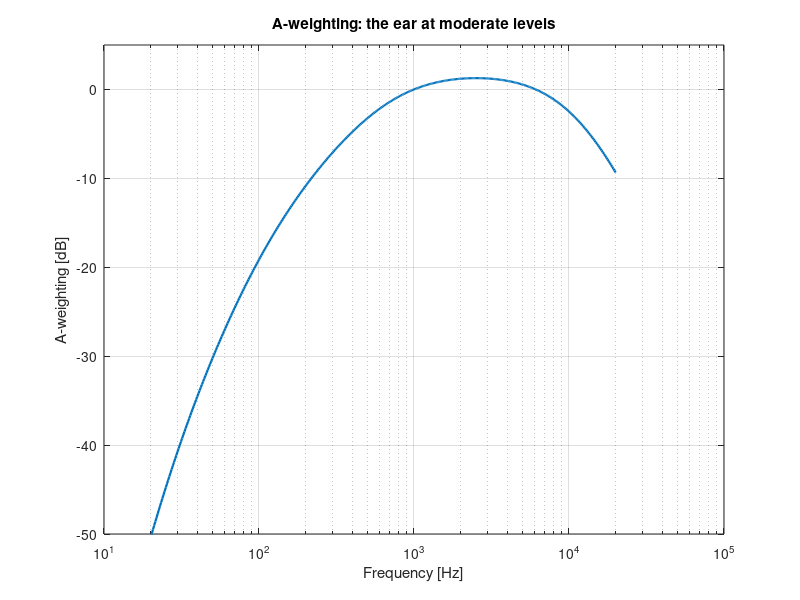

The MATLAB source for this figure:
%% Lecture 3 - Decibels, levels, frequency analysis and measurements
% 34840 Fundamentals of Acoustics and Noise Control | 15 September 2026
%
% Worked learning document for Problems 3 (34840_Problems3.pdf), checked
% against the official 34840_Solutions03.pdf. Each section states the
% formula first, then computes it in one plain line. Lines without a
% semicolon print their result; the official answer is in the comment.
% Run from the top once, then use Run Section. No toolboxes needed.
%
% The Matlab sound-level-meter exercise (Problem 6) uses the wav files in
% the course zip; see the Week 3 note for its check values.

%% Constants
% Reference RMS pressure for SPL in air.
p_ref = 20e-6;          % [Pa]

%% Problem 1.1 - SPL of a pure tone with amplitude 0.02 Pa
% A sinusoid's RMS value is its amplitude divided by sqrt(2):
%
% $$p_{rms} = \frac{\hat p}{\sqrt 2}$$
p_hat = 0.02;                           % amplitude [Pa]
p_rms1 = p_hat/sqrt(2)                  % 0.0141 Pa
%
% $$L_p = 20\log_{10}\frac{p_{rms}}{p_{ref}}$$
Lp1 = 20*log10(p_rms1/p_ref)            % official: 57.0 dB

%% Problem 1.2 - Add a second tone 100 Hz higher, same amplitude
% Different frequencies: the cross term averages to zero, so the mean
% squares add:
%
% $$p_{rms,tot}^2 = p_{rms,1}^2 + p_{rms,2}^2$$
p_rms_tot = sqrt(p_rms1^2 + p_rms1^2)   % 0.0200 Pa
Lp12 = 20*log10(p_rms_tot/p_ref)        % official: 60.0 dB

%% Problem 2.1 - Two loudspeakers, each 90 dB, received in phase
% Same frequency and phase: the pressures add, so the pressure doubles.
%
% $$L_{tot} = L_1 + 20\log_{10}2$$
L_one = 90;                             % one loudspeaker [dB]
L21 = L_one + 20*log10(2)               % official: 96 dB

%% Problem 2.2 - 120 degree phase lag in one channel
% Add the complex amplitudes. Relative to one loudspeaker:
%
% $$\frac{|p_{tot}|}{|p|} = |1 + e^{-j\varphi}|$$
phi = 120*pi/180;                       % phase lag [rad]
gain22 = abs(1 + exp(-1j*phi))          % = 1
%
% $$L_{tot} = L_1 + 20\log_{10}|1+e^{-j\varphi}|$$
L22 = L_one + 20*log10(gain22)          % official: 90 dB

%% Problem 2.2 - The same rule for other phase lags
% $$\Delta L = 10\log_{10}(2 + 2\cos\varphi)$$
phi_deg = [0 60 90 120 150];
dL_phase = 10*log10(2 + 2*cosd(phi_deg))   % +6.02 +4.77 +3.01 0 -5.72 dB
% 180 degrees gives -Inf: complete cancellation.

%% Problem 2.3 - The two loudspeakers play different tones
% Uncorrelated: add mean squares.
%
% $$L_{tot} = 10\log_{10}\left(10^{L_1/10} + 10^{L_2/10}\right)$$
L23 = 10*log10(10^(L_one/10) + 10^(L_one/10))   % official: 93 dB

%% Problem 3 - Engine with period 1.3 ms in octave bands
% $$f_0 = \frac{1}{T}$$
T_period = 1.3e-3;                      % [s]
f0 = 1/T_period                         % 769 Hz
%
% Fundamental plus six overtones = harmonics 1 to 7:
%
% $$f_n = n f_0$$
f_harm = (1:7)*f0                       % 769 1538 2308 3077 3846 4615 5385 Hz
%
% Octave band limits:
%
% $$f_l = f_c/\sqrt 2, \quad f_u = \sqrt 2 f_c$$
fc_oct = [1000 2000 4000];
f_lower = fc_oct/sqrt(2)                % 707 1414 2828 Hz
f_upper = fc_oct*sqrt(2)                % 1414 2828 5657 Hz
%
% Harmonic 1 is in the 1 kHz band, harmonics 2-3 in the 2 kHz band and
% harmonics 4-7 in the 4 kHz band. Count them:
N_in_band = [sum(f_harm >= f_lower(1) & f_harm < f_upper(1)), ...
             sum(f_harm >= f_lower(2) & f_harm < f_upper(2)), ...
             sum(f_harm >= f_lower(3) & f_harm < f_upper(3))]   % 1 2 4
%
% N equal uncorrelated components of 60 dB:
%
% $$L_{band} = 60 + 10\log_{10}N$$
L_band = 60 + 10*log10(N_in_band)       % official: 60 63 66 dB
%
% Parseval check: the bands add back to the total of 7 components.
% $$L_{tot} = 10\log_{10}\sum 10^{L_{band}/10}$$
L_total3 = 10*log10(sum(10.^(L_band/10)))   % 68.45 dB = 60 + 10 log10(7)

%% Problem 4 - Bandwidth of a 1/12-octave filter at 1 kHz
% $$f_l = f_c\,2^{-1/(2n)}, \quad f_u = f_c\,2^{1/(2n)}$$
fc4 = 1000;                             % [Hz]
n4 = 12;                                % 1/n octave
f_l4 = fc4*2^(-1/(2*n4))                % 971.5 Hz
f_u4 = fc4*2^(1/(2*n4))                 % 1029.3 Hz
%
% $$\Delta f = f_u - f_l$$
bandwidth4 = f_u4 - f_l4                % official: 57.8 Hz

%% Problem 5 - Machine B from the A+B measurement
% Uncorrelated: subtract mean squares.
%
% $$L_B = 10\log_{10}\left(10^{L_{A+B}/10} - 10^{L_A/10}\right)$$
L_A5 = 75;                              % machine A alone [dB]
L_AB5 = 80;                             % both machines [dB]
L_B5 = 10*log10(10^(L_AB5/10) - 10^(L_A5/10))   % official: 78.3 dB
%
% The same thing as a background correction for Delta L = 5 dB:
%
% $$C = -10\log_{10}\left(1 - 10^{-\Delta L/10}\right)$$
corr5 = -10*log10(1 - 10^(-(L_AB5 - L_A5)/10))  % 1.65 dB to subtract

%% Lecture example - Background correction table
% Correction to subtract for a few level differences Delta L.
dL_bg = [3 4 5 6 8 10 15];
corr_bg = -10*log10(1 - 10.^(-dL_bg/10))   % 3.0 2.2 1.7 1.3 0.7 0.5 0.1 dB

%% Lecture example (slide 34) - Octave band levels to total SPL
% $$p_{rms}^2 = p_{ref}^2\,10^{L/10}$$
fc34 = [125 250 500 1000];
L34 = [70 75 80 42];                    % band levels [dB]
p2_34 = p_ref^2*10.^(L34/10)            % 0.0040 0.0126 0.04 6.25e-6 Pa^2 (slide rounds 0.01265 up)
%
% $$p_{rms} = \sqrt{\sum p_{rms,f_c}^2}$$
p_rms34 = sqrt(sum(p2_34))              % slide: 0.238 Pa
SPL34 = 20*log10(p_rms34/p_ref)         % slide: 81.51 dB

%% Lecture example (slide 35) - Same spectrum, A-weighted
% $$L_A = 10\log_{10}\sum 10^{(L_i + K_i)/10}$$
K34 = [-16.1 -8.6 -3.2 0];              % A-weighting [dB], text Table 1.3.2
LA34 = 10*log10(sum(10.^((L34 + K34)/10)))   % 77.2 dB(A)

%% Lecture example - A-weighting from the slide-25 transfer function
% $$H_A(j\omega) = 7.4\cdot10^9\frac{(j\omega)^4}{(j\omega+129.4)^2(j\omega+676.7)(j\omega+4636)(j\omega+76655)^2}$$
f_A = [31.5 63 125 250 440 500 1000 2000 4000 8000];
s_A = 1j*2*pi*f_A;
H_A = 7.4e9*s_A.^4./((s_A+129.4).^2.*(s_A+676.7).*(s_A+4636).*(s_A+76655).^2);
K_A = 20*log10(abs(H_A))   % table: -39.4 -26.2 -16.1 -8.6 (-4.1) -3.2 0 1.2 1.0 -1.1
%
% The 440 Hz value explains the Matlab check: 74.0 dB flat -> 69.9 dB(A).
LA_440 = 74 + K_A(5)                    % guide: 69.9 dB(A)

%% Lecture example - Plot the A-weighting curve
f_plot = logspace(log10(20), log10(20000), 400);
s_plot = 1j*2*pi*f_plot;
K_plot = 20*log10(abs(7.4e9*s_plot.^4./((s_plot+129.4).^2.*(s_plot+676.7).*(s_plot+4636).*(s_plot+76655).^2)));
figure('Name','A-weighting');
semilogx(f_plot, K_plot, 'LineWidth', 1.6); grid on;
xlabel('Frequency [Hz]'); ylabel('A-weighting [dB]');
ylim([-50 5]); title('A-weighting: the ear at moderate levels');

%% Lecture example (course text ex. 1.3.11) - Equivalent level of a duty cycle
% $$L_{eq,T} = 10\log_{10}\sum \frac{t_i}{T}10^{L_i/10}$$
t_i = [15 5 20];                        % minutes
L_i = [84 95 71];                       % dB(A)
Leq_cycle = 10*log10(sum(t_i/sum(t_i).*10.^(L_i/10)))   % text: 87.0 dB

%% Lecture example (slide 22) - Half the time 85 dB, half 66 dB
Leq_onoff = 10*log10(0.5*10^(85/10) + 0.5*10^(66/10))   % slide: 82.1 dB (measured)

%% Lecture example - Exponential detector constants at 44.1 kHz
% $$\alpha = e^{-1/(\tau f_s)}$$
fs = 44100;                             % [Hz]
alpha_F = exp(-1/(0.125*fs))            % 0.99982
alpha_S = exp(-1/(1*fs))                % 0.99998
%
% Decay rate after the source stops:
%
% $$\frac{dL}{dt} = \frac{10\log_{10}e}{\tau}$$
decay_F = 10*log10(exp(1))/0.125        % 34.7 dB/s
decay_S = 10*log10(exp(1))/1            % 4.3 dB/s

%% Lecture example - White and pink noise at 94 dB (1 Pa^2), 20 Hz - 20 kHz
% White: constant power per Hz.
% $$S = \frac{p_{rms}^2}{f_2 - f_1}$$
S_white = 1/(20000 - 20)                % 5.0e-5 Pa^2/Hz (slide 41)
% Pink: constant power per third-octave, 30 bands in the audio range.
p2_pink_third = 1/30                    % 0.033 Pa^2 per band (slide 40)
% White noise rises by this much from one third-octave band to the next:
% $$\Delta L = 10\log_{10}2^{1/3}$$
dL_white_third = 10*log10(2^(1/3))      % 1.0 dB
